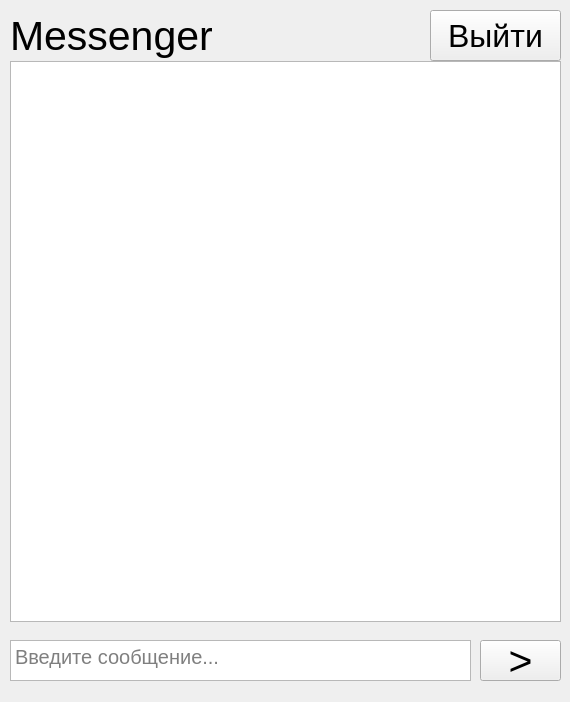
<?xml version="1.0" encoding="UTF-8"?>
<ui version="4.0">
 <class>MainWindow</class>
 <widget class="QMainWindow" name="MainWindow">
  <property name="geometry">
   <rect>
    <x>0</x>
    <y>0</y>
    <width>570</width>
    <height>702</height>
   </rect>
  </property>
  <property name="font">
   <font>
    <pointsize>8</pointsize>
   </font>
  </property>
  <property name="windowTitle">
   <string>Messenger</string>
  </property>
  <widget class="QWidget" name="centralwidget">
   <widget class="QTextEdit" name="textEdit">
    <property name="geometry">
     <rect>
      <x>10</x>
      <y>640</y>
      <width>461</width>
      <height>41</height>
     </rect>
    </property>
    <property name="font">
     <font>
      <pointsize>15</pointsize>
     </font>
    </property>
    <property name="placeholderText">
     <string>Введите сообщение...</string>
    </property>
   </widget>
   <widget class="QListWidget" name="listWidget">
    <property name="geometry">
     <rect>
      <x>10</x>
      <y>61</y>
      <width>551</width>
      <height>561</height>
     </rect>
    </property>
    <property name="font">
     <font>
      <pointsize>12</pointsize>
     </font>
    </property>
   </widget>
   <widget class="QPushButton" name="pushButton">
    <property name="geometry">
     <rect>
      <x>480</x>
      <y>640</y>
      <width>81</width>
      <height>41</height>
     </rect>
    </property>
    <property name="font">
     <font>
      <pointsize>31</pointsize>
     </font>
    </property>
    <property name="text">
     <string>&gt;</string>
    </property>
   </widget>
   <widget class="QLabel" name="label">
    <property name="geometry">
     <rect>
      <x>10</x>
      <y>10</y>
      <width>291</width>
      <height>51</height>
     </rect>
    </property>
    <property name="font">
     <font>
      <pointsize>31</pointsize>
     </font>
    </property>
    <property name="text">
     <string>Messenger</string>
    </property>
   </widget>
   <widget class="QPushButton" name="pushButton_2">
    <property name="geometry">
     <rect>
      <x>430</x>
      <y>10</y>
      <width>131</width>
      <height>51</height>
     </rect>
    </property>
    <property name="font">
     <font>
      <pointsize>24</pointsize>
     </font>
    </property>
    <property name="text">
     <string>Выйти</string>
    </property>
   </widget>
  </widget>
 </widget>
 <resources/>
 <connections/>
</ui>
